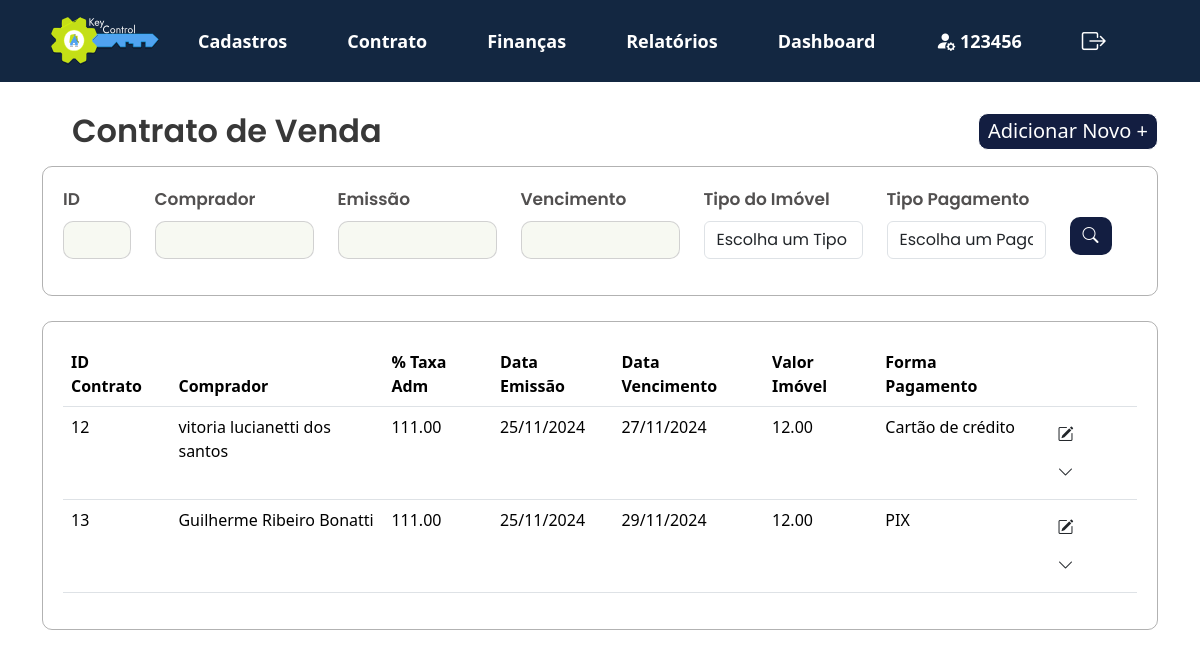
The app's page /KeyControl/projeto/views/lista_contrato_venda.php (signed in) with its own data.
### tables this page shows
CREATE TABLE `contrato_venda` (
  `id` int(11) NOT NULL,
  `comprador_nome` varchar(255) NOT NULL,
  `comprador_data_nascimento` date NOT NULL,
  `comprador_nacionalidade` varchar(100) NOT NULL,
  `comprador_cep` varchar(10) NOT NULL,
  `comprador_bairro` varchar(100) NOT NULL,
  `comprador_estado` varchar(100) NOT NULL,
  `comprador_cpf_cnpj` varchar(14) NOT NULL,
  `comprador_telefone` varchar(15) NOT NULL,
  `comprador_estado_civil` varchar(50) NOT NULL,
  `comprador_rua` varchar(255) NOT NULL,
  `comprador_complemento` varchar(255) DEFAULT NULL,
  `comprador_pais` varchar(100) NOT NULL,
  `comprador_rg_ie` varchar(15) NOT NULL,
  `comprador_email` varchar(255) NOT NULL,
  `comprador_profissao` varchar(100) NOT NULL,
  `comprador_numero` int(11) NOT NULL,
  `comprador_cidade` varchar(100) NOT NULL,
  `imovel_proprietario_cpf_cnpj` varchar(14) NOT NULL,
  `imovel_tipo` varchar(50) NOT NULL,
  `imovel_numero` int(11) NOT NULL,
  `imovel_cidade` varchar(100) NOT NULL,
  `imovel_taxa_venda` decimal(5,2) NOT NULL,
  `imovel_cep` varchar(10) NOT NULL,
  `imovel_bairro` varchar(100) NOT NULL,
  `imovel_estado` varchar(100) NOT NULL,
  `imovel_valor` decimal(15,2) NOT NULL,
  `imovel_registro` varchar(50) NOT NULL,
  `imovel_rua` varchar(255) NOT NULL,
  `imovel_complemento` varchar(255) DEFAULT NULL,
  `imovel_pais` varchar(100) NOT NULL,
  `data_emissao` date DEFAULT NULL,
  `data_vencimento` date DEFAULT NULL,
  `forma_pagamento` varchar(20) DEFAULT NULL,
  `id_imobiliaria` varchar(20) NOT NULL,
  `id_lancamento` int(11) NOT NULL
);

### KeyControl/projeto/app/controllers/filtro_contrato_venda.php (called while the page is built, shortened)
<?php
include '../app/controllers/db_conexao.php';
function buildQuery($contrato_id, $nome, $imovel_taxa_venda, $data_emissao, $data_vencimento, $imovel_valor, $tipo_imovel, $forma_pagamento) {
    $sql = "
        SELECT DISTINCT
            cv.id AS contrato_id,
            cv.comprador_nome,
            cv.imovel_taxa_venda,
            cv.data_emissao,
            cv.data_vencimento,
            cv.imovel_valor,
            cc.nome AS comprador_nome_completo,
            cc.cpf_cnpj AS comprador_cpf_cnpj,
            ci.cpf_cnpj_proprietario AS cpf_cnpj_proprietario,
            pc.nome AS nome_proprietario,
            cv.forma_pagamento
        FROM
            contrato_venda cv
        JOIN
            cadastro_cliente cc ON cv.comprador_cpf_cnpj = cc.cpf_cnpj
        JOIN
            cadastro_imovel ci ON cv.imovel_proprietario_cpf_cnpj = ci.cpf_cnpj_proprietario
        JOIN
            cadastro_cliente pc ON ci.cpf_cnpj_proprietario = pc.cpf_cnpj
        WHERE
            1=1";
    return $sql;
}
$contrato_id = $_POST['contrato_id'] ?? '';
$nome = $_POST['nome'] ?? '';
$imovel_taxa_venda = $_POST['imovel_taxa_venda'] ?? '';
$data_emissao = $_POST['data_emissao'] ?? '';
$data_vencimento = $_POST['data_vencimento'] ?? '';
$imovel_valor = $_POST['imovel_valor'] ?? '';
$tipo_imovel = $_POST['tipo_imovel'] ?? '';
$forma_pagamento = $_POST['forma_pagamento'] ?? '';
$contrato_id = htmlspecialchars($contrato_id);
$nome = htmlspecialchars($nome);
$imovel_taxa_venda = htmlspecialchars($imovel_taxa_venda);
$data_emissao = htmlspecialchars($data_emissao);
$data_vencimento = htmlspecialchars($data_vencimento);
$imovel_valor = htmlspecialchars($imovel_valor);
$tipo_imovel = htmlspecialchars($tipo_imovel);
$forma_pagamento = htmlspecialchars($forma_pagamento);
$sql = buildQuery($contrato_id, $nome, $imovel_taxa_venda, $data_emissao, $data_vencimento, $imovel_valor,  $tipo_imovel, $forma_pagamento);
try {
    $stmt = $pdo->prepare($sql);
    $stmt->execute();
    $result = $stmt->fetchAll(PDO::FETCH_ASSOC);
} catch (Exception $e) {
    echo "Erro na execução da consulta: " . htmlspecialchars($e->getMessage());
}
?>

### KeyControl/projeto/views/lista_contrato_venda.php (the view, shortened to what this page needs)
<?php
include_once '../app/controllers/filtro_contrato_venda.php';
?>
<!DOCTYPE html>
<html lang="pt-br">
<head>
    <link href="https://cdn.jsdelivr.net/npm/bootstrap@5.3.3/dist/css/bootstrap.min.css" rel="stylesheet">
    <link rel="stylesheet" href="../public/assets/js/menu.js">
    <link rel="stylesheet" href="https://cdn.jsdelivr.net/npm/bootstrap-icons@1.10.5/font/bootstrap-icons.css">
    <link rel="stylesheet" type="text/css" href="../public/assets/css/style2.css">
</head>
<body>
    <?php include 'navbar.php'; ?>
    <section>
        <div class="container">
            <div class="d-flex justify-content-between align-items-center mb-3">
                <h2 class="mb-0">Contrato de Venda</h2>
                <a href="../views/contrato_venda_imovel.php" class="button_adicionarnovo">Adicionar Novo +</a>
            </div>
        </div>
        <div class="container">
            <form method="POST" action="">
                <div class="filtros-container">
                    <div class="row g-12">
                        <div class="col-md-1">
                            <label for="contrato_id" class="form-label">ID</label>
                            <input type="text" id="contrato_id" class="form-control" name="contrato_id"
                                value="<?= htmlspecialchars($_POST['contrato_id'] ?? '') ?>">
                        </div>
                        <div class="col-md-2">
                            <label for="nome" class="form-label">Comprador</label>
                            <input type="text" id="nome" class="form-control" name="nome"
                                value="<?= htmlspecialchars($_POST['nome'] ?? '') ?>">
                        </div>
                        <div class="col-md-2">
                            <label for="data_emissao" class="form-label">Emissão</label>
                            <input type="text" id="data_emissao" class="form-control" name="data_emissao"
                                value="<?= htmlspecialchars($_POST['data_emissao'] ?? '') ?>" oninput="formatarData(this)" />
                        </div>
                        <div class="col-md-2">
                            <label for="data_vencimento" class="form-label">Vencimento</label>
                            <input type="text" id="data_vencimento" class="form-control" name="data_vencimento"
                                value="<?= htmlspecialchars($_POST['data_vencimento'] ?? '') ?>" oninput="formatarData(this)" />
                        </div>
                        <div class="col-md-2">
                            <label for="tipo_imovel" class="mb-2">Tipo do Imóvel</label>
                            <div class="position-relative">
                                <select class="form-control" name="tipo_imovel" id="tipo_imovel"
                                    onchange="checkSelection('tipo_imovel')">
                                    <option value="" disabled <?= !isset($_POST['tipo_imovel']) ? 'selected' : '' ?>>
                                        Escolha um Tipo</option>
                                </select>
                            </div>
                        </div>
                        <div class="col-sm-2">
                            <label for="forma_pagamento" class="mb-2">Tipo Pagamento</label>
                            <div class="position-relative">
                                <select class="form-control mb-3" name="forma_pagamento" id="forma_pagamento"
                                    onchange="checkSelection('forma_pagamento')">
                                    <option value="" disabled <?= !isset($_POST['forma_pagamento']) ? 'selected' : '' ?>>Escolha um Pagamento</option>
                                </select>
                            </div>
                        </div>
                        <div class="col-md-1">
                            <button class="btn btn-buscar" type="submit">
                                <i class="bi bi-search"></i>
                            </button>
                        </div>
                    </div>
                </div>
            </form>
        </div>
    </section>
    <section>
        <div class="container">
            <div class="card_relatório">
                <table class="table table-hover">
                    <thead>
                        <tr>
                            <th>ID Contrato</th>
                            <th>Comprador</th>
                            <th>% Taxa Adm</th>
                            <th>Data Emissão</th>
                            <th>Data Vencimento</</th>
                            <th>Valor Imóvel</th>
                            <th>Forma Pagamento</th>
                            <th></th>
                        </tr>
                    </thead>
                    <tbody>
                    <?php
                    if (isset($result) && count($result) > 0) {
                        foreach ($result as $row) {
                            echo "<tr>
                                <td>" . htmlspecialchars($row['contrato_id'] ?? '-') . "</td>
                                <td>" . htmlspecialchars($row['comprador_nome'] ?? '-') . "</td>
                                <td>" . htmlspecialchars($row['imovel_taxa_venda'] ?? '-') . "</td>
                                <td>" . htmlspecialchars(date("d/m/Y", strtotime($row['data_emissao'] ?? ''))) . "</td>
                                <td>" . htmlspecialchars(date("d/m/Y", strtotime($row['data_vencimento'] ?? ''))) . "</td>
                                <td>" . htmlspecialchars($row['imovel_valor'] ?? '-') . "</td>
                                <td>" . htmlspecialchars($row['forma_pagamento'] ?? '-') . "</td>
                                <td>
                                    <button class='btn' onclick=\"window.location.href='../views/modifica_contrato_venda.php?id=" . htmlspecialchars($row['contrato_id']) . "'\">
                                        <i class='bi bi-pencil-square'></i>
                                    </button>
                                    <button class='btn' onclick='toggleSubMenu(this)'>
                                        <i class='bi bi-chevron-down'></i>
                                    </button>
                                    <div class='submenu' style='display: none;'>
                                        <div class='submenu-options'>
                                            <button class='imprimir' title='Imprimir' onclick='redirectToRelatorio(" . htmlspecialchars($row['contrato_id']) . ")'>
                                                <i class='bi bi-printer'></i> Imprimir Registro
                                            </button>
                                            <button class='imprimir' title='imprimirContrato' onclick='redirectToRelatorio2(" . htmlspecialchars($row['contrato_id']) . ")'>
                                                <i class='bi bi-printer'></i> Imprimir Contrato
                                            </button>
                                        </div>
                                    </div>
                                </td>
                            </tr>";
                        }
                    } else {
                        echo "<tr><td colspan='6'>Nenhum registro encontrado</td></tr>";
                    }
                    ?>
                </tbody>
                </table>
            </div>
        </div>
    </section>
</body>
</html>

### KeyControl/projeto/public/assets/css/style2.css (style rules this page uses)
h2 { font-family: "Poppins", sans-serif; font-weight: 600; font-style: normal; color: #383838; margin: 30px; }
.container h2 { position: relative; z-index: 1; }
form { font-family: "Poppins", sans-serif; font-style: normal; font-weight: 600; font-size: 17px; color: rgb(82, 80, 80); }
input.form-control { background-color: #F7F9F2; color: #333; border: 0px; }
h2.mb-0 { margin-block: auto; }
.filtros-container input.form-control { border: 1px solid #3838383b; border-radius: 10px; }
.filtros-container { width: auto; height: auto; border: 1px solid #38383862; border-radius: 10px; padding: 20px; display: flex; }
.filtros-container .btn-buscar { margin-top: 30px; }
.btn-buscar { background-color: #131E41; color: white; border-radius: 10px; }
.card_relatório { width: auto; height: auto; border: 1px solid #38383862; border-radius: 10px; margin-top: 25px; margin-bottom: 20px; padding: 20px; }
.button_adicionarnovo { border: 1px solid; border-radius: 10px; background-color: #131E41; width: 180px; height: 37px; align-items: center; display: flex; justify-content: center; align-items: center; text-align: center; color: #ffffff; font-size: 20px; text-decoration: none; }

### records on screen
contrato_venda: id "12", comprador_nome "vitoria lucianetti dos santos", imovel_taxa_venda "111.00", data_emissao "25/11/2024", data_vencimento "27/11/2024", imovel_valor "12.00", forma_pagamento "Cartão de crédito"
contrato_venda: id "13", comprador_nome "Guilherme Ribeiro Bonatti", imovel_taxa_venda "111.00", data_emissao "25/11/2024", data_vencimento "29/11/2024", imovel_valor "12.00", forma_pagamento "PIX"

### other values on screen
$first_name "123456"
